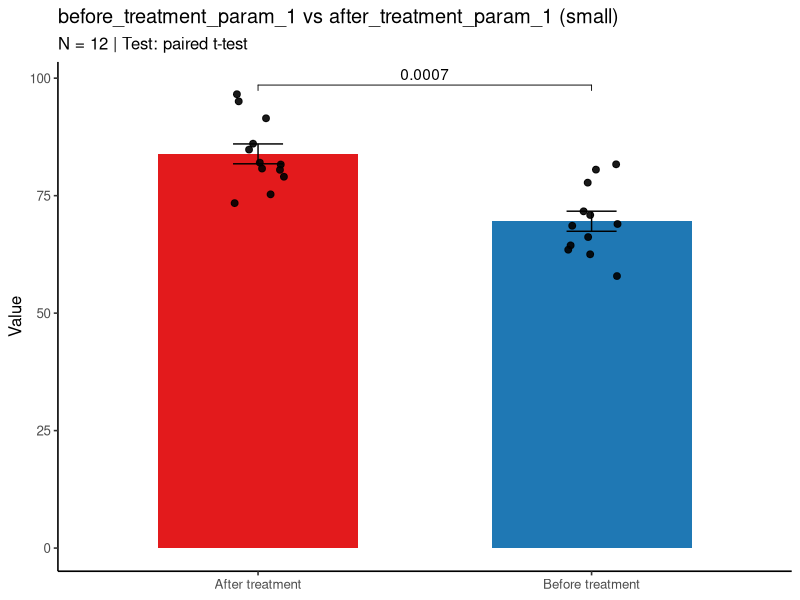
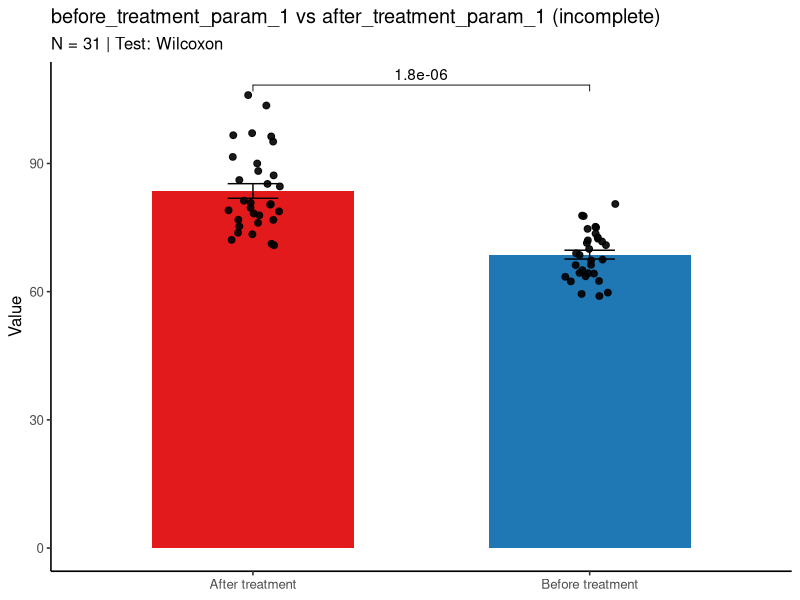
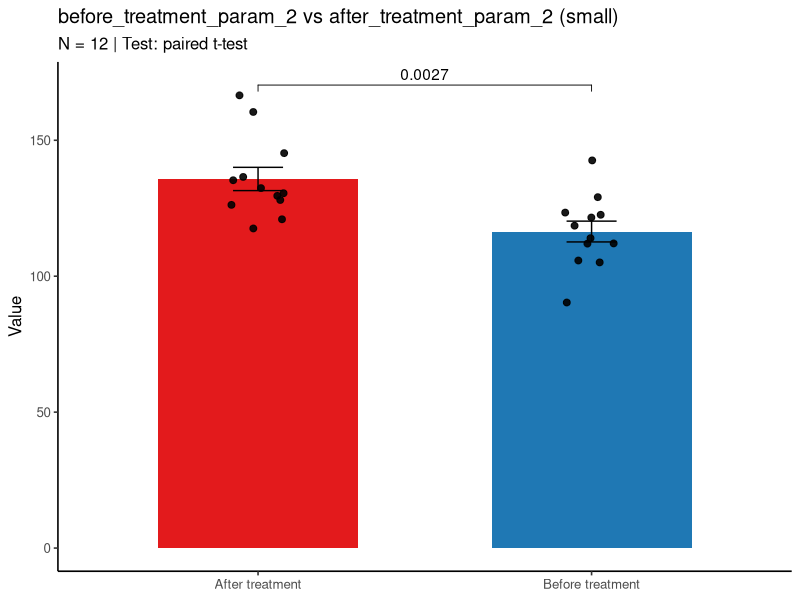
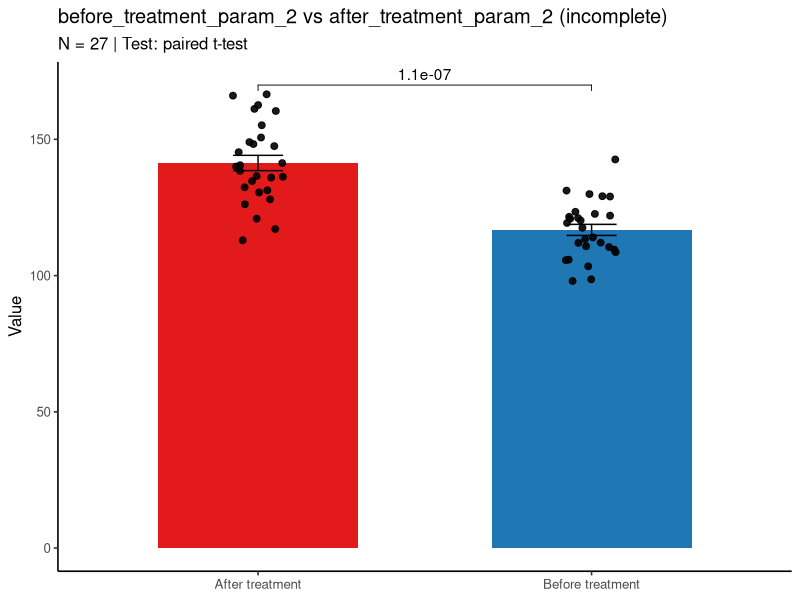
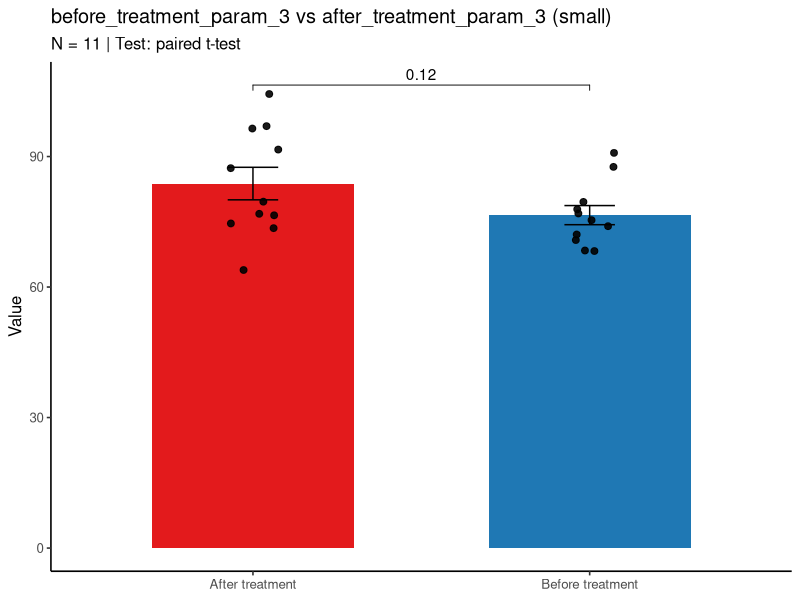
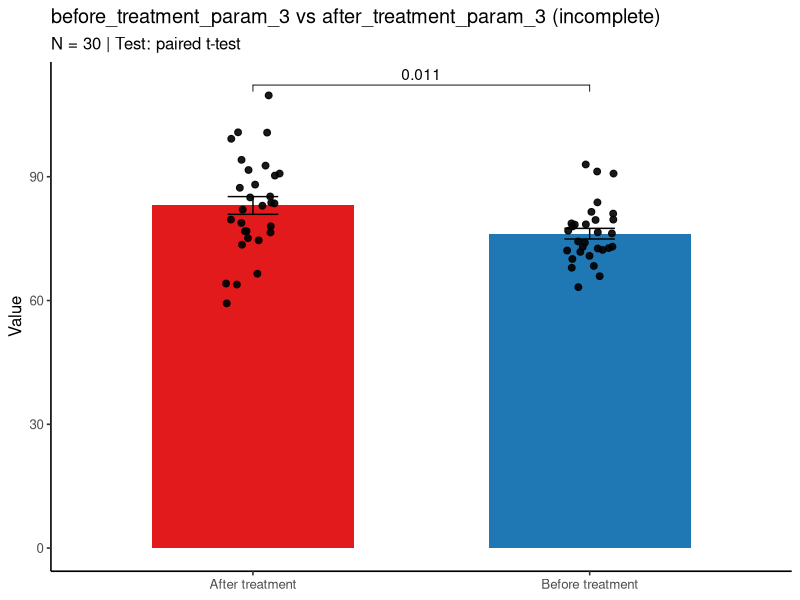
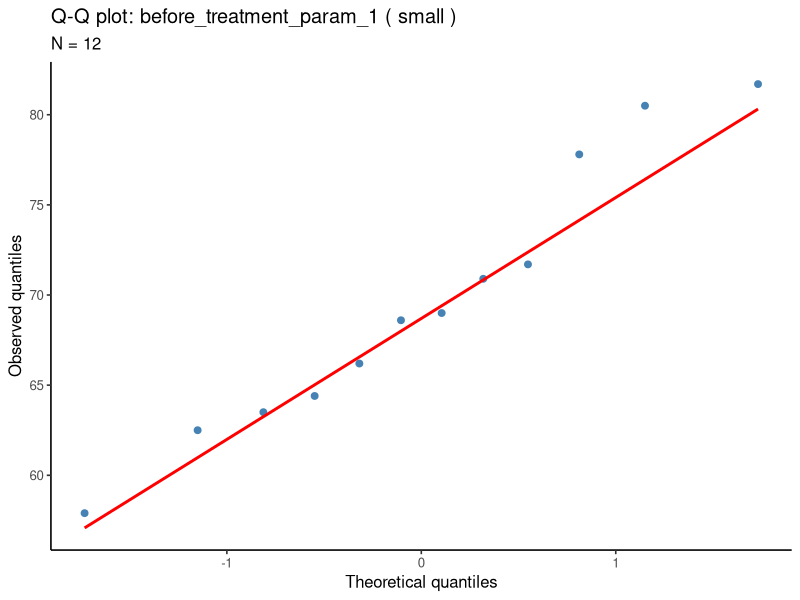
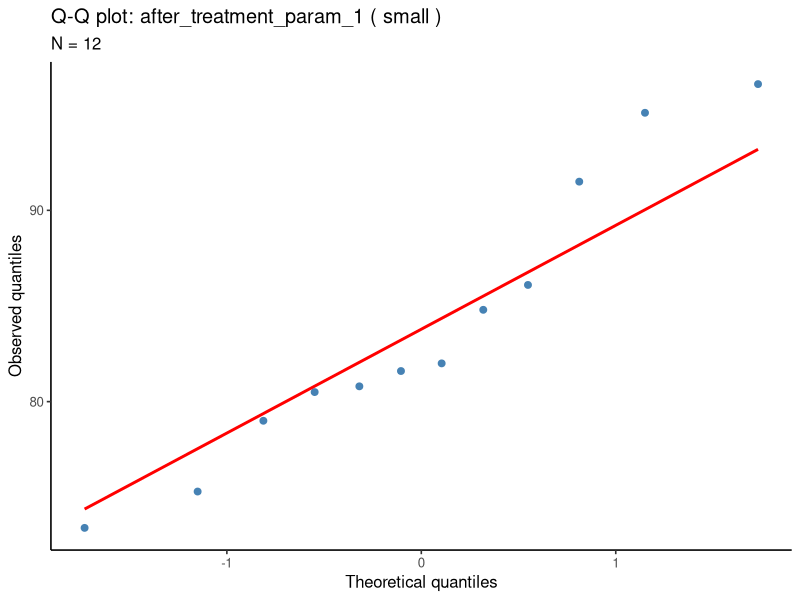

Write the R code that produced these figures, in order.
# This script creates the main plots for the demo project:
# barplots, selected Q-Q plots, correlation heatmaps,
# and a few scatter plots for significant correlations.

library(readxl)
library(dplyr)
library(tidyr)
library(ggplot2)
library(ggpubr)
library(stringr)

# Create output folders if they don't exist
dir.create("outputs/plots", showWarnings = FALSE, recursive = TRUE)
dir.create("outputs/plots/barplots", showWarnings = FALSE, recursive = TRUE)
dir.create("outputs/plots/qq_plots", showWarnings = FALSE, recursive = TRUE)
dir.create("outputs/plots/heatmaps", showWarnings = FALSE, recursive = TRUE)
dir.create("outputs/plots/correlation_scatter", showWarnings = FALSE, recursive = TRUE)

# Read cleaned demo data
small_data <- read_excel("data_demo/cleaned/demo_small_data_clean.xlsx")
incomplete_data <- read_excel("data_demo/cleaned/demo_incomplete_data_clean.xlsx")

# Variable groups
before_treatment_vars <- c(
  "before_treatment_param_1",
  "before_treatment_param_2",
  "before_treatment_param_3"
)

after_treatment_vars <- c(
  "after_treatment_param_1",
  "after_treatment_param_2",
  "after_treatment_param_3"
)

molecule_vars <- c(
  "molecule_1",
  "molecule_2",
  "molecule_3"
)

paired_var_map <- data.frame(
  before_treatment = before_treatment_vars,
  after_treatment = after_treatment_vars,
  stringsAsFactors = FALSE
)

# Keep only rows where both variables are present and non-zero
get_valid_pairs <- function(data, var1, var2) {
  valid_idx <- !is.na(data[[var1]]) &
    !is.na(data[[var2]]) &
    data[[var1]] != 0 &
    data[[var2]] != 0
  
  data[valid_idx, c(var1, var2), drop = FALSE]
}

# Safe Shapiro test helper
shapiro_p_safe <- function(x) {
  x <- x[!is.na(x)]
  n <- length(x)
  
  if (n >= 3 && n <= 5000 && length(unique(x)) >= 3) {
    return(tryCatch(shapiro.test(x)$p.value, error = function(e) NA_real_))
  }
  
  NA_real_
}

# Turn p-values into simple significance labels
get_signif_label <- function(p) {
  dplyr::case_when(
    is.na(p)  ~ "",
    p < 0.001 ~ "***",
    p < 0.01  ~ "**",
    p < 0.05  ~ "*",
    TRUE      ~ ""
  )
}

# Build a simple Spearman correlation table
run_spearman_table <- function(data, dataset_name) {
  results <- data.frame(
    molecule = character(),
    target = character(),
    rho = numeric(),
    p_value = numeric(),
    n_valid = integer(),
    stringsAsFactors = FALSE
  )
  
  target_vars <- c(before_treatment_vars, after_treatment_vars)
  
  for (mol in molecule_vars) {
    for (target in target_vars) {
      x <- data[[mol]]
      y <- data[[target]]
      
      ok <- !is.na(x) & !is.na(y) & x != 0 & y != 0
      x2 <- x[ok]
      y2 <- y[ok]
      n_valid <- length(x2)
      
      if (n_valid >= 3) {
        test <- suppressWarnings(cor.test(x2, y2, method = "spearman", exact = FALSE))
        
        results <- rbind(
          results,
          data.frame(
            molecule = mol,
            target = target,
            rho = as.numeric(test$estimate),
            p_value = test$p.value,
            n_valid = n_valid,
            stringsAsFactors = FALSE
          )
        )
      } else {
        results <- rbind(
          results,
          data.frame(
            molecule = mol,
            target = target,
            rho = NA_real_,
            p_value = NA_real_,
            n_valid = n_valid,
            stringsAsFactors = FALSE
          )
        )
      }
    }
  }
  
  results$dataset <- dataset_name
  results$p_adjust_bh <- p.adjust(results$p_value, method = "BH")
  results
}

# Barplots for paired comparisons
make_barplot <- function(data, before_var, after_var, dataset_name, out_dir) {
  pair_data <- get_valid_pairs(data, before_var, after_var)
  n_valid <- nrow(pair_data)
  
  if (n_valid < 3) return(NULL)
  
  diff_values <- pair_data[[after_var]] - pair_data[[before_var]]
  shapiro_p <- shapiro_p_safe(diff_values)
  
  if (!is.na(shapiro_p) && shapiro_p > 0.05) {
    test_method <- "t.test"
    test_label <- "paired t-test"
  } else {
    test_method <- "wilcox.test"
    test_label <- "Wilcoxon"
  }
  
  plot_data <- data.frame(
    value = c(pair_data[[before_var]], pair_data[[after_var]]),
    condition = rep(c("Before treatment", "After treatment"), each = n_valid)
  )
  
  p <- ggplot(plot_data, aes(x = condition, y = value, fill = condition)) +
    stat_summary(fun = mean, geom = "col", width = 0.6) +
    stat_summary(fun.data = mean_se, geom = "errorbar", width = 0.15) +
    geom_jitter(width = 0.08, size = 2, alpha = 0.9) +
    scale_fill_manual(values = c(
      "Before treatment" = "#1f78b4",
      "After treatment" = "#e31a1c"
    )) +
    stat_compare_means(
      comparisons = list(c("Before treatment", "After treatment")),
      method = test_method,
      paired = TRUE,
      label = "p.format"
    ) +
    labs(
      title = paste0(before_var, " vs ", after_var, " (", dataset_name, ")"),
      subtitle = paste0("N = ", n_valid, " | Test: ", test_label),
      x = NULL,
      y = "Value"
    ) +
    theme_classic(base_size = 12) +
    theme(legend.position = "none")
  
  ggsave(
    filename = file.path(
      out_dir,
      paste0(dataset_name, "_", before_var, "_vs_", after_var, "_bar.png")
    ),
    plot = p,
    width = 7,
    height = 4,
    dpi = 300
  )
  
  invisible(p)
}

for (i in seq_len(nrow(paired_var_map))) {
  make_barplot(
    data = small_data,
    before_var = paired_var_map$before_treatment[i],
    after_var = paired_var_map$after_treatment[i],
    dataset_name = "small",
    out_dir = "outputs/plots/barplots"
  )
  
  make_barplot(
    data = incomplete_data,
    before_var = paired_var_map$before_treatment[i],
    after_var = paired_var_map$after_treatment[i],
    dataset_name = "incomplete",
    out_dir = "outputs/plots/barplots"
  )
}

# Only create a few selected Q-Q plots
qq_vars <- c(
  "before_treatment_param_1",
  "after_treatment_param_1",
  "molecule_1"
)

make_selected_qq <- function(data, dataset_name, selected_vars, out_dir) {
  for (var_name in selected_vars) {
    x <- data[[var_name]]
    x <- x[!is.na(x) & x != 0]
    
    if (length(x) < 3) next
    
    qq_plot <- ggplot(data.frame(value = x), aes(sample = value)) +
      stat_qq(color = "steelblue", size = 2) +
      stat_qq_line(color = "red", linewidth = 1) +
      labs(
        title = paste("Q-Q plot:", var_name, "(", dataset_name, ")"),
        subtitle = paste("N =", length(x)),
        x = "Theoretical quantiles",
        y = "Observed quantiles"
      ) +
      theme_classic(base_size = 12)
    
    safe_name <- str_replace_all(var_name, "[^A-Za-z0-9_]", "_")
    
    ggsave(
      filename = file.path(out_dir, paste0(dataset_name, "_", safe_name, "_QQ.png")),
      plot = qq_plot,
      width = 6,
      height = 5,
      dpi = 300
    )
  }
}

make_selected_qq(small_data, "small", qq_vars, "outputs/plots/qq_plots")
make_selected_qq(incomplete_data, "incomplete", qq_vars, "outputs/plots/qq_plots")

# Create one simple heatmap per dataset
make_heatmap <- function(data, dataset_name, out_dir) {
  cor_results <- run_spearman_table(data, dataset_name)
  
  heatmap_data <- cor_results %>%
    mutate(
      signif = sapply(p_value, get_signif_label),
      target = factor(target, levels = c(before_treatment_vars, after_treatment_vars)),
      molecule = factor(molecule, levels = rev(molecule_vars))
    )
  
  p <- ggplot(heatmap_data, aes(x = target, y = molecule, fill = rho)) +
    geom_tile(color = "white") +
    geom_text(aes(label = signif), size = 5) +
    scale_fill_gradient2(
      low = "blue",
      mid = "white",
      high = "red",
      midpoint = 0,
      limits = c(-1, 1),
      name = "Spearman rho"
    ) +
    labs(
      title = paste("Correlation heatmap -", dataset_name),
      x = "Parameters",
      y = "Molecules"
    ) +
    theme_minimal(base_size = 11) +
    theme(
      axis.text.x = element_text(angle = 45, hjust = 1),
      panel.grid = element_blank()
    )
  
  ggsave(
    filename = file.path(out_dir, paste0("heatmap_", dataset_name, ".png")),
    plot = p,
    width = 8,
    height = 5,
    dpi = 300
  )
  
  invisible(cor_results)
}

cor_small <- make_heatmap(small_data, "small", "outputs/plots/heatmaps")
cor_incomplete <- make_heatmap(incomplete_data, "incomplete", "outputs/plots/heatmaps")

# Create scatter plots for the top significant correlations
make_top_scatter <- function(data, cor_results, dataset_name, out_dir, top_n = 4) {
  sig_pairs <- cor_results %>%
    filter(!is.na(p_value), p_value < 0.05) %>%
    arrange(p_value) %>%
    slice_head(n = top_n)
  
  if (nrow(sig_pairs) == 0) return(NULL)
  
  for (i in seq_len(nrow(sig_pairs))) {
    mol <- sig_pairs$molecule[i]
    target <- sig_pairs$target[i]
    
    plot_data <- data %>%
      transmute(x = .data[[target]], y = .data[[mol]]) %>%
      filter(!is.na(x), !is.na(y), x != 0, y != 0)
    
    if (nrow(plot_data) < 3) next
    
    p <- ggplot(plot_data, aes(x = x, y = y)) +
      geom_point(size = 2) +
      geom_smooth(method = "lm", se = TRUE) +
      stat_cor(method = "spearman", label.x.npc = "left", label.y.npc = "top") +
      labs(
        title = paste0(mol, " vs ", target, " (", dataset_name, ")"),
        x = target,
        y = mol
      ) +
      theme_classic(base_size = 12) +
      annotate(
        "text",
        x = Inf, y = -Inf,
        hjust = 1.05, vjust = -0.6,
        label = paste0("n = ", nrow(plot_data)),
        size = 3.5
      )
    
    ggsave(
      filename = file.path(out_dir, paste0(dataset_name, "_", mol, "_", target, "_scatter.png")),
      plot = p,
      width = 5.5,
      height = 4.2,
      dpi = 300
    )
  }
}

make_top_scatter(small_data, cor_small, "small", "outputs/plots/correlation_scatter", top_n = 4)
make_top_scatter(incomplete_data, cor_incomplete, "incomplete", "outputs/plots/correlation_scatter", top_n = 4)

cat("Visualization script completed successfully.\n")
cat("Saved plots in:\n")
cat("- outputs/plots/barplots/\n")
cat("- outputs/plots/qq_plots/\n")
cat("- outputs/plots/heatmaps/\n")
cat("- outputs/plots/correlation_scatter/\n")
